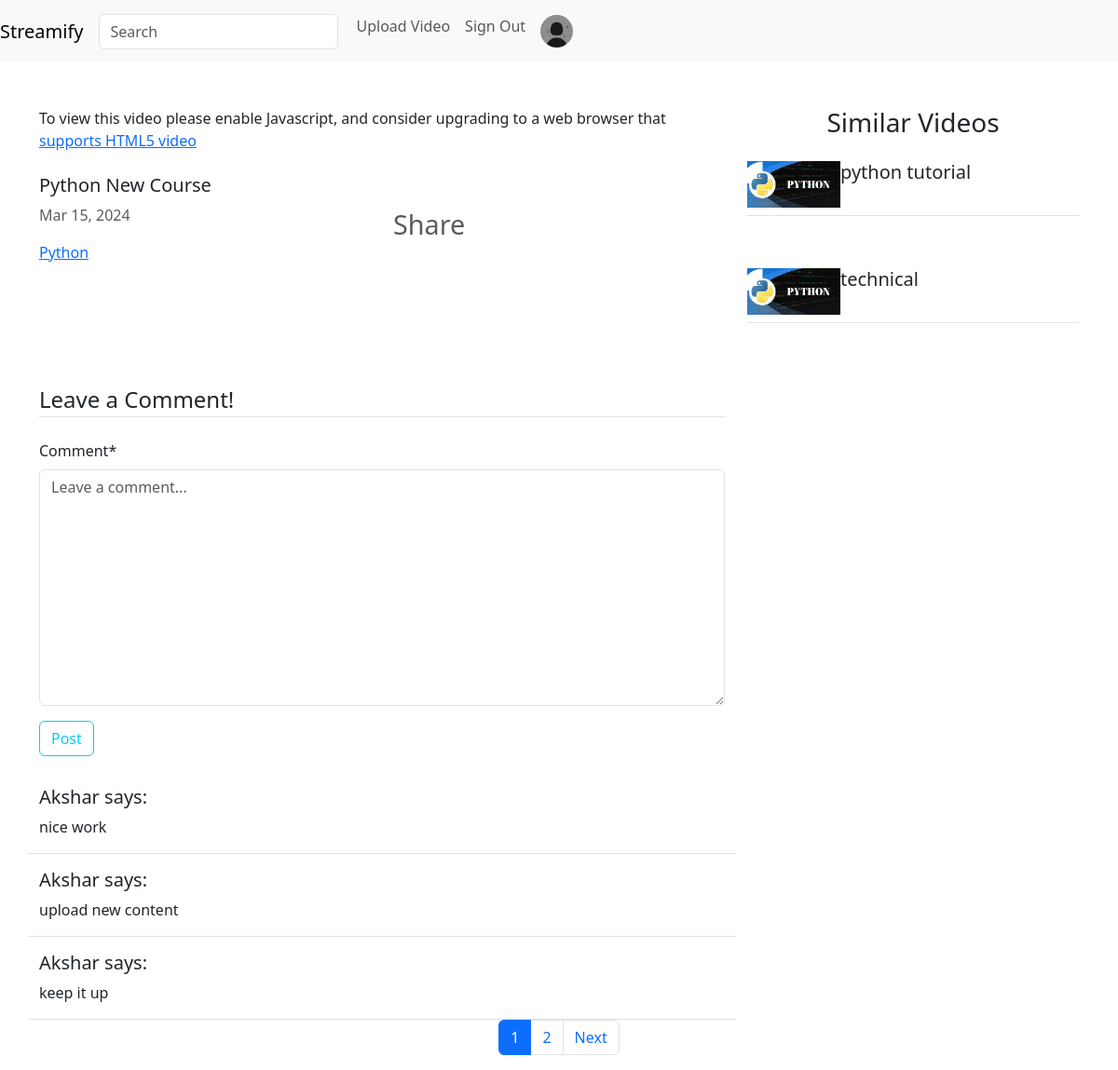
Page /videos/1/ (signed in) on the committed database.
### profiles/models.py (models this page shows, shortened)
class Profile(models.Model):
    user = models.OneToOneField(User, on_delete=models.CASCADE)
    name = models.CharField(max_length=100, blank=True)
    location = models.CharField(max_length=100, blank=True)
    image = models.ImageField(upload_to='uploads/profile_pics', blank=True)
    ''''
    1. get all  users
    2. API views
    3. serializers
    4. pagination 10 user
    /all-user

    curd
    udg

    views

    user/<int:pk>

    '''

### videos/models.py (models this page shows, shortened)
class Video(models.Model):
    uploader = models.ForeignKey(User, on_delete=models.CASCADE)
    title = models.CharField(max_length=100)
    description = models.TextField()
    video_file = models.FileField(upload_to='uploads/video_files', validators=[FileExtensionValidator(allowed_extensions=['mp4'])])
    thumbnail = models.FileField(upload_to='uploads/thumbnails', validators=[FileExtensionValidator(allowed_extensions=['png','jpg','jpeg'])])
    date_posted = models.DateTimeField(default=timezone.now)
    category = models.ForeignKey('Category', on_delete=models.CASCADE)
    publish_date = models.DateTimeField(blank=True, null=True)

class Category(models.Model):
    name = models.CharField(max_length=30)
    def __str__(self):
        return self.name
    class Meta:
        verbose_name = 'Category'
        verbose_name_plural = 'Categories'

class Comment(models.Model):
    video = models.ForeignKey(Video, on_delete=models.CASCADE)
    user = models.ForeignKey(User, on_delete=models.CASCADE)
    comment = models.TextField()
    created_on = models.DateTimeField(auto_now_add=True)

### videos/views.py (the view, shortened to what this page needs)
# urls.py: path("<int:pk>/",DetailVideo.as_view(), name="video-detail"),
class DetailVideo(View):
    def get(self, request, pk , *args, **kwargs):
        video = Video.objects.get(pk=pk)
        form = CommentForm()
        comments = Comment.objects.filter(video=video).order_by('-created_on')
        paginator = Paginator(comments, 3)
        page_number = request.GET.get('page')
        comments_page = paginator.get_page(page_number)
        categories = Video.objects.filter(category=video.category)[:14]
        context = {
            'object': video,
            'comments': comments_page,
            'has_other_pages': comments_page.has_other_pages(),
            'categories': categories,
            'form': form,
        }
        return render(request, 'videos/video_detail.html', context)

### videos/forms.py
class CommentForm(forms.Form):
    comment = forms.CharField(widget=forms.Textarea(
        attrs={
            'class': 'form-control',
            'placeholder': 'Leave a comment...'
    }))

### videos/templates/videos/video_detail.html (shortened to what this page needs)
{% extends 'videos/base.html' %}
{% load crispy_forms_tags %}
{% block content %}
	<div class="container">
		<div class="row mt-5">
			<div class="col-md-8 col-sm-12 col-xs-12">
				<video-js
					width="720"
					height="405"
					controls
					data-setup='{"playbackRates": [0.5, 1, 1.5, 2], "fluid": true}'>
					<source src="/media/{{ object.video_file }}" type="video/mp4">
					<p class="vjs-no-js">
					To view this video please enable Javascript, and consider upgrading to a web browser that <a href="https://videojs.com/html5-video-support/" target="_blank">supports HTML5 video</a>
					</p>
				</video-js>
				<h5 class="mt-4">{{ object.title }}</h5>
				<div class="row">
					<div class="col-md-6 text-muted">
						<p>{{ object.date_posted | date:"M d, Y" }}</p>
                        <a class="category-link" href="{% url 'category-list' object.category.pk %}">{{ object.category }}</a>
					</div>
					<div class="col-md-6 text-muted text-right">
						<ion-icon class="video-icons" name="share-social-outline" type="button"  data-toggle="modal" data-target="#exampleModal">
                        Share
                    </ion-icon>
			</div>
		</div>
	</div>
    <div class="col-md-4 col-sm-12 col-xs-12">
        <h3 class="text-center mb-3">Similar Videos</h3>
        {% for category in categories %}
            {% if object.pk != category.pk %}
                <div class="position-relative d-flex flex-row mb-5 py-2 border-bottom">
                    <img src="{{ category.thumbnail.url }}" width="100" height="50" />
                    <h5 class="pl-3">{{ category.title }}</h5>
                </div>
            {% endif %}
        {% endfor %}
    </div>
</div>
    <div class="row mt-3">
        <div class="col-md-8 col-sm-12">
            {% if user.is_authenticated %}
            <form method="POST">
                <legend class="border-bottom mb-4">Leave a Comment!</legend>
                {{ form | crispy }}
                <button class="btn btn-outline-info btn-block">Post</button>
            </form>
            {% else %}
            <a class="btn btn-outline-info btn-block" href="{% url 'account_login' %}">Sign In To Post a Comment!</a>
            {% endif %}
        </div>
    </div>
	{% if comments %}
	<div class="row mt-3">
        <div class="col-md-12">
			{% for comment in comments %}
			<div class="row mt-3">
				<div class="col-md-8 col-sm-12 border-bottom">
					<h5>{{ comment.user }} says:</h5>
					<p>{{ comment.comment }}</p>
				</div>
			</div>
			{% endfor %}
			{% if has_other_pages %}  <ul class="pagination justify-content-center">
                {% for page_num in comments.paginator.page_range %}
                <li class="page-item {% if page_num == comments.number %}active{% endif %}">
                    <a class="page-link" href="?page={{ page_num }}">{{ page_num }}</a>
                </li>
                {% endfor %}
                {% if comments.has_next %}
                <li class="page-item"><a class="page-link" href="?page={{ comments.next_page_number }}">Next</a></li>
                {% endif %}
            </ul>
            {% endif %}
        </div>
    </div>
{% else %}
    <p class="text-muted mt-3">No comments yet. Be the first to comment!</p>
	{% endif %}
</div>
{% endblock content %}

### videos/templates/videos/navigation.html (shortened to what this page needs)
<nav class="navbar navbar-expand-lg navbar-light bg-light">
  <a class="navbar-brand" href="{% url 'index' %}">Streamify</a>
  <div class="collapse navbar-collapse" id="navbarSupportedContent">
    <form class="form-inline my-2 my-lg-0 d-flex flex-row" method="GET" action="{% url 'video-search' %}">
      <input class="form-control mr-sm-2" type="search" name="q" placeholder="Search" aria-label="Search" value="{{ request.GET.q }}">
      <button class="search-button" type="submit"></button>
    </form>
    <ul class="navbar-nav">
      {% if user.is_authenticated %}
      <li class="nav-item">
          <a class="nav-link" href="{% url 'video-create' %}">Upload Video</a>
      </li>
      <li class="nav-item">
        <a class="nav-link" href="{% url 'account_logout' %}">Sign Out</a>
      </li>
      <li class="nav-item">
        {% if user.is_authenticated %}
          {% if user.profile %}  <li class="nav-item">
                <a class="nav-link" href="{% url 'profile' user.profile.pk %}"><img src="{{ user.profile.image.url }}" width="35" height="35" class="d-inline-block rounded-circle" alt="Profile"></a>
              </li>
          {% else %}
              <li class="nav-item">
                <a class="nav-link disabled">Admin Profile</a>
              </li>
          {% endif %}
        {% endif %}
      </li>
      {% endif %}
    </ul>
  </div>
</nav>

### media/css/style.css (style rules this page uses)
.video-icons { font-size: 1.8rem; transition: 0.3s; }
.category-link { transition: 0.3s; }
.search-button { border: 0; background-color: rgba(0,0,0,0); font-size: 1.5rem; transition: 0.3s; }

### rows in the picture
Video: title "Python New Course", date_posted "Mar 15, 2024", category "Python"
Video: thumbnail (picture), title "python tutorial"
Video: thumbnail (picture), title "technical"
Comment: user "Akshar", comment "nice work"
Comment: user "Akshar", comment "upload new content"
Comment: user "Akshar", comment "keep it up"

### other values in the picture
{{ page_num }} "1" "2"
